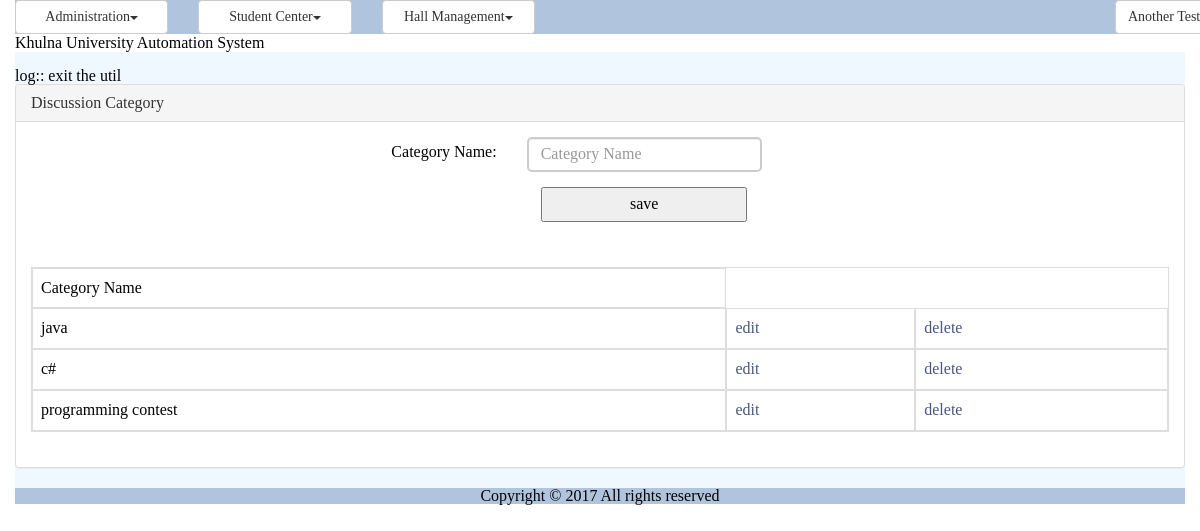
Page /discussion_category.php (signed in) on the committed database.
### tables this page shows
CREATE TABLE `tbl_discussion_category` (
  `ID` varchar(40) NOT NULL,
  `Name` varchar(40) NOT NULL
);

### modules/forum/ui/blade/view.discussionCategory.blade.php (called while the page is built, shortened)
<?php
include_once UTILITY.'class.util.php';
include_once MODULES_FORUM.'bao/class.discussionCategorybao.php';
$_DiscussionCategoryBAO = new DiscussionCategoryBAO();
?>

### modules/forum/bao/class.discussionCategorybao.php (called while the page is built, shortened)
<?php
include_once UTILITY.'class.util.php';
include_once MODULES_FORUM.'dao/class.discussionCategorydao.php';
Class DiscussionCategoryBAO{
	private $_DiscussionCategoryDAO;
	public function __construct(){
		$this->_DiscussionCategoryDAO = new DiscussionCategoryDAO();
	}
	public function getAllDiscussionCategorys(){
		$Result = $this->_DiscussionCategoryDAO->getAllDiscussionCategorys();
		return $Result;
	}
}
?>

### modules/forum/dao/class.discussionCategorydao.php (called while the page is built, shortened)
<?php
include_once COMMON.'class.common.php';
include_once COMMON.'class.common.forum.php';
include_once UTILITY.'class.util.php';
Class DiscussionCategoryDAO{
	private $_DB;
	public function __construct(){
		$this->_DB = DBUtil::getInstance();
	}
	public function getAllDiscussionCategorys(){
		$DiscussionCategoryList = array();
		$this->_DB->doQuery("SELECT * FROM tbl_discussion_category");
		$rows = $this->_DB->getAllRows();
		for($i = 0; $i < sizeof($rows); $i++) {
			$row = $rows[$i];
			$this->_DiscussionCategory = new DiscussionCategory();
		    $this->_DiscussionCategory->setID ( $row['ID']);
		    $this->_DiscussionCategory->setName( $row['Name'] );
		    $DiscussionCategoryList[]=$this->_DiscussionCategory;
		}
		$Result = new Result();
		$Result->setIsSuccess(1);
		$Result->setResultObject($DiscussionCategoryList);
		return $Result;
	}
}
?>

### common/class.common.php (called while the page is built, shortened)
<?php
class Result{
    private $_IsSuccess=0;
    private $_ResultObject;
    public function setIsSuccess($IsSuccess){
        $this->_IsSuccess = $IsSuccess;
    }
    public function getIsSuccess(){
        return $this->_IsSuccess;
    }
    public function setResultObject($ResultObject){
        $this->_ResultObject = $ResultObject;
    }
    public function getResultObject(){
        return $this->_ResultObject;
    }
}
?>

### common/class.common.forum.php (called while the page is built, shortened)
<?php
class DiscussionCategory{
    private $_ID;
    private $_name;
    public function setID ( $ID ) {
        $this->_ID = $ID;
    }
    public function getID () {
        return $this->_ID;
    }
    public function setName ($Name){
        $this->_name = $Name;
    }
    public function getName(){
        return $this->_name;
    }
}
?>

### modules/forum/ui/view.discussionCategory.php (the view)
<?php
include_once 'blade/view.discussionCategory.blade.php';
include_once COMMON.'class.common.php';
include_once COMMON.'class.common.forum.php';
?>
<div class="panel panel-default">
    <div class="panel-heading">Discussion Category</div>
    <div class="panel-body">
	<div id="form">
		<form method="post" class="form-horizontal">
			<div class="form-group">
              	<label class="control-label col-sm-4" for="txtCat">Category Name:</label>
              	<div class="col-sm-6">
					<input type="text" name="txtCat" class="form-control"
					 placeholder="Category Name" value="<?php
					if(isset($_GET['edit'])) echo $getROW->getName();  ?>" />
			  	</div>
			</div>
	        <div class="form-group">
              <div class="col-sm-offset-2 col-sm-10">
						<?php
						if(isset($_GET['edit']))
						{
							?>
							<button type="submit" name="update">update</button>
							<?php
						}
						else
						{
							?>
							<button type="submit" name="save">save</button>
							<?php
						}
						?>
			    </div>
            </div>
		</form>
	</div>
	</div>
	<div class="panel-body">
	<table class="table table-bordered">
	<?php
	$Result = $_DiscussionCategoryBAO->getAllDiscussionCategorys();
	if($Result->getIsSuccess()){
		$DiscussionCategoryList = $Result->getResultObject();
	?>
		<tr>
			<th>Category Name</th>
		</tr>
		<?php
		for($i = 0; $i < sizeof($DiscussionCategoryList); $i++) {
			$DiscussionCategory = $DiscussionCategoryList[$i];
			?>
		    <tr>
			    <td><?php echo $DiscussionCategory->getName(); ?></td>
			    <td><a href="?edit=<?php echo $DiscussionCategory->getID(); ?>" onclick="return confirm('sure to edit !'); " >edit</a></td>
			    <td><a href="?del=<?php echo $DiscussionCategory->getID(); ?>" onclick="return confirm('sure to delete !'); " >delete</a></td>
		    </tr>
	    <?php
		}
	}
	else{
		echo $Result->getResultObject();
	}
	?>
	</table>
	</div>
</div>

### resources/css/style.css (style rules this page uses)
input[type=text] { width: 230px; box-sizing: border-box; border: 2px solid #ccc; border-radius: 5px; font-size: 16px; background-color: white; background-image: url('searchicon.png'); background-position: 10px 10px; background-repeat: no-repeat; -webkit-transition: width 0.4s ease-in-out; transition: width 0.4s ease-in-out; }
#form { width:500px; margin:0px auto; text-align:center; }
#form form input { width:100%; height:35px; }
form button { width:50%; height:35px; }
table,td { border:solid #e9e9e9 1px; }
body { font-family: Verdana; font-size: 12px; color: #444; }
a { color: #48577D; text-decoration: none; }

### rows in the picture
tbl_discussion_category: Name "java"
tbl_discussion_category: Name "c#"
tbl_discussion_category: Name "programming contest"

### other values in the picture
$globalMenu[$i]->getTitle() "Administration Student Center Hall Management"
$CurrentUser->getFirstName() "Another"
$CurrentUser->getLastName() "Test…"
